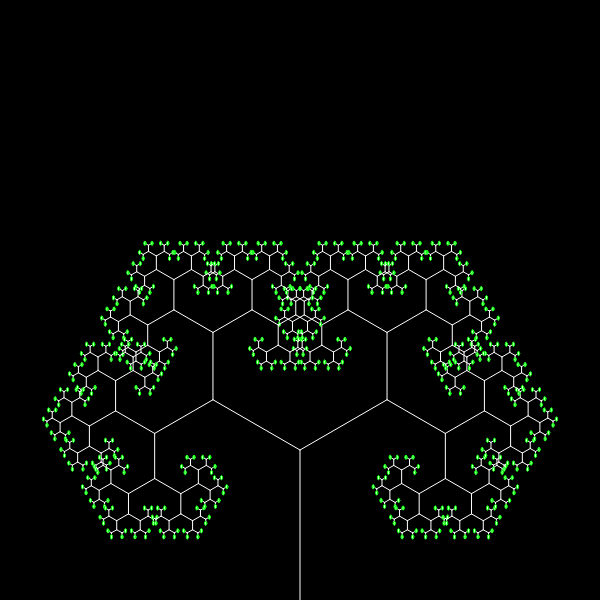
Frame 1 (no input)
Frame 60 (no input): identical to frame 1, image omitted
Frame 120 (the mouse pressed at the canvas centre since frame 60): identical to frame 1, image omitted

The p5.js sketch that drew this single still picture (run headless with seeded random() and noise() and a simulated clock; from frame 60 on, the mouse is pressed at the canvas centre):

// p5.js sketch
// ── sketch.js
var rotate;
var branch;
var dif = 60;

function setup() {
	createCanvas(600, 600);
	rotate = function(x, y, cx, cy, angle) {
		var ang = radians(angle);
		var ret = {
			x: x,
			y: y
		};
		ret.x = (x - cx) * cos(ang) - (y - cy) * -sin(ang) + cx;
		ret.y = (x - cx) * sin(ang) + (y - cy) * cos(ang) + cy;
		return ret;
	};
	branch = function(x, y, len, angle) {
		if (len > 3) {
			var end = rotate(x + len, y, x, y, angle);
			stroke(255);
			line(x, y, end.x, end.y);
			
			branch(end.x, end.y, len * 0.67, angle + dif);
			branch(end.x, end.y, len * 0.67, angle - dif);
		}
		else{
			stroke(0, 255, 0)
			ellipse(x, y, 2, 4);
		}
	}
}

function draw() {
	background(0);
	branch(width / 2, height, height / 4, -90);
}
